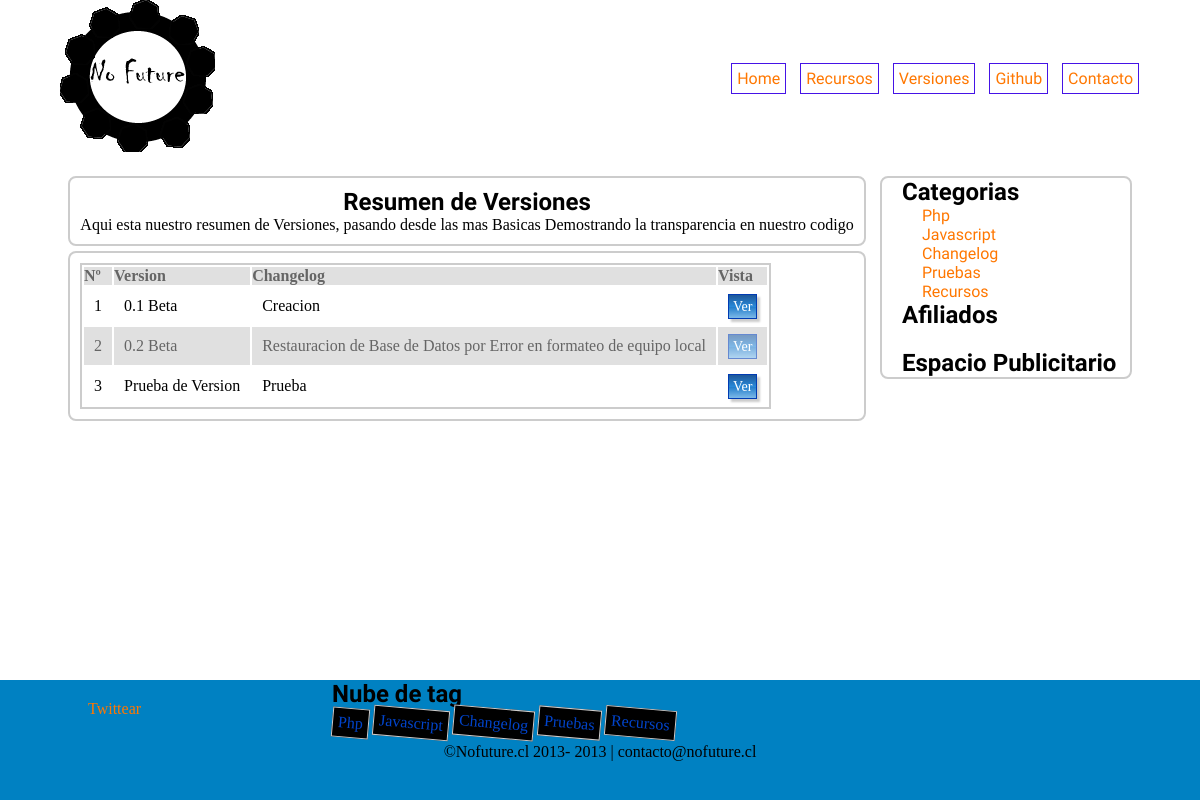
Page /version.php on the committed database.
### tables this page shows
CREATE TABLE IF NOT EXISTS `pagina` (
  `idpagina` int(11) NOT NULL AUTO_INCREMENT,
  `nombre` varchar(100) DEFAULT NULL,
  `link` varchar(100) DEFAULT NULL,
  PRIMARY KEY (`idpagina`)
);

CREATE TABLE IF NOT EXISTS `indicador` (
  `idindicador` int(11) NOT NULL AUTO_INCREMENT,
  `version` text,
  `changelog` text NOT NULL,
  PRIMARY KEY (`idindicador`)
);

CREATE TABLE IF NOT EXISTS `categoria` (
  `idcategoria` int(11) NOT NULL AUTO_INCREMENT,
  `nombre_categoria` varchar(100) DEFAULT NULL,
  `slug` varchar(100) DEFAULT NULL,
  PRIMARY KEY (`idcategoria`)
);

### class/class.php (called while the page is built, shortened)
<?php
class Conectar{
	public static function con(){
		$con = mysql_connect("localhost","nofuture_bloger","Riraito1221");
		return $con;
	}
}
class blog{
	private $menu_bar = array();
	private $categoria = array();
	private $versiones = array();
	public function get_menubar(){
		$sql = ("SELECT * FROM pagina");
		$res = mysql_query($sql,Conectar::con());
		while($reg = mysql_fetch_assoc($res)){
			$this->menu_bar[] = $reg;
		}
		return $this->menu_bar;
	}
	public function get_versiones(){
		$sql = ("SELECT * FROM indicador");
		$res = mysql_query($sql, Conectar::con());
		while($reg = mysql_fetch_assoc($res)){
			$this->versiones[] = $reg;
		}
		return $this->versiones;
	}
	public function get_categorias(){
		$sql = ("SELECT * FROM categoria");
		$res = mysql_query($sql, Conectar::con());
		while($reg = mysql_fetch_assoc($res)){
			$this->categoria[] = $reg;
		}
		return $this->categoria;
	}
}
?>

### version.php (the view)
<?php include('header.php'); ?>
<section id="contenido">
	<?php
	include_once 'class/class.php';
	$blog = new blog();
	$versiones = $blog->get_versiones();
	?>
	<section id="cuerpo">
		<article class="textocentro">
			<H2>Resumen de Versiones</H2>
			<p>Aqui esta nuestro resumen de Versiones, pasando desde las mas
				Basicas Demostrando la transparencia en nuestro codigo</p>
		</article>
		<article>
			<table>
				<tr>
					<th>Nº</th>
					<th>Version</th>
					<th>Changelog</th>
					<th>Vista</th>
				</tr>
				<?php for($i = 0; $i<sizeof($versiones);$i++){?>
				<tr>
					<td><?php echo $versiones[$i]['idindicador']?></td>
					<td><?php echo $versiones[$i]['version']?></td>
					<td><?php echo $versiones[$i]['changelog']?></td>
					<td><a
						href="vista.php?ver=<?php echo $versiones[$i]['idindicador']; ?>"
						class="btn" target="_blank">Ver</a>
					</td>
				</tr>
				<?php } ?>
			</table>
		</article>
	</section>
	<aside>
		<?php include('sidebar.php'); ?>
	</aside>
</section>
<footer>
	<?php include('footer.php'); ?>
</footer>
</body>
</html>

### header.php (shortened to what this page needs)
<?php
include_once 'class/class.php';
$blog = new blog();
$menubar =  $blog->get_menubar();
?>
<!DOCTYPE html>
<html>
<head>
<link rel="stylesheet" type="text/css" href="css/estilos.css">
</head>
<body>
	<header>
		<div id="logo" align="left">
			<a href="index.php"><img src="images/logo.png" /> </a>
		</div>
		<nav>
			<ul>
				<?php for($i = 0; $i<sizeof($menubar);$i++){ ?>
				<li><a href="<?php echo $menubar[$i]['link']; ?>"><?php echo $menubar[$i]['nombre'];?>
				</a></li>
				<?php }?>
			</ul>
		</nav>
	</header>

### sidebar.php (shortened to what this page needs)
<?php
include_once 'class/class.php';
$blog = new blog();
$categorias =  $blog->get_categorias();
?>
<ul>
	<li><h2>Categorias</h2></li>
	<?php for($i = 0; $i<sizeof($categorias);$i++){ ?>
	<li><a href="entradas.php?cat=<?php echo $categorias[$i]['slug'];?>"><?php echo $categorias[$i]['nombre_categoria']; ?>
	</a></li>
	<?php }?>
	<li><h2>Afiliados</h2></li>
</ul>
<div id="publicidad">
	<h2>Espacio Publicitario</h2>
</div>

### footer.php (shortened to what this page needs)
<?php
include_once 'class/class.php';
$tager_blog = new blog();
$tager = $tager_blog->get_categorias();
?>
<div id="socialmedia">
	<a href="https://twitter.com/share/" class="twitter-share-button"
		data-count="vertical" data-url="http://nofuture.cl"
		data-text="Visita Nofuture.cl Tu lugar para todo"
		data-via="Nofuturecl" data-lang="es">Twittear</a>
</div>
<div id="nubetags">
	<h2>Nube de tag</h2>
	<?php for($i = 0 ;$i<sizeof($tager);$i++){?>
	<div class="tager">
		<a href="entradas.php?cat=<?php echo $tager[$i]['slug']; ?>"><?php echo $tager[$i]['nombre_categoria']; ?>
		</a>
	</div>
	<?php }?>
</div>
<div id="footer">
	<p>
		&copyNofuture.cl 2013-
		<?php echo date('Y');?>
		| contacto@nofuture.cl
	</p>
</div>

### css/estilos.css (style rules this page uses)
* { border: 0px; margin: 0px; padding: 0px; }
article,figcaption,figure,footer,header,hgroup,nav, section { display: block; }
audio, iframe ,img,video, { max-width: 100%; }
a { color: #F70; font: bold; text-decoration: none; }
section#contenido { margin: 0px auto; max-width: 95%; text-align: center; margin-bottom: 140px; }
header { max-width: 100%; margin-bottom: 20px; }
footer { max-width: 100%; text-align: center; position:fixed; bottom:0; width:100%; height:120px; background-color:#0081C2; }
nav { text-align: right; width: 60%; }
nav, div#logo { display: inline-block; max-width: 100%; text-align: right; vertical-align: middle; }
nav ul { list-style: none; }
nav li { display: inline-block; padding: 5px; }
nav a { font-family: 'Unkempt', cursive; border: 1px solid #4513E6; padding: 5px; transition: all 0.5s linear; }
section#cuerpo,section#cuerporecurso, aside { border-radius: 0.5em; display: inline-block; margin: 0 auto; max-width: 100%; width: 70%; vertical-align: top; }
h2 { font-family: 'Unkempt', cursive; font-weight: bold; }
article,.comentario { border: 2px #CCCCCC solid; border-radius: 0.5em; padding: 10px; text-align: left; margin-bottom: 5px; }
aside { width: 20%; border: 2px #CCCCCC solid; text-align: left; padding-left: 20px; margin-left: 10px; }
aside ul { list-style: none; }
aside li { display: block; }
aside a { font-family: 'Unkempt', cursive; text-align: left; padding-left: 20px; }
table { border: 2px solid #CCCCCC; }
tr:nth-child(odd) { background: #CCCCCC; opacity: 0.6; }
td { padding: 10px 10px; }
div#logo { text-align: left; width: 30%; margin-left: 5%; }
#publicidad { margin-top: 20px; }
#socialmedia, #nubetags { display: inline-block; text-align: left; padding-left: 5%; vertical-align: middle; }
#socialmedia { width: 15%; }
#nubetags { width: 70%; }
#footer { width: 95%; display: inline-block; margin-top: 5px; }
.tager { display: inline-block; padding: 5px; border: 1px solid #CCCCCC; background: #000000; transform:rotate(5deg); -webkit-transform:rotate(5deg); }
.tager a { color: #0044CC; }
.btn { border: 1px solid #003BB3; background: #1e5799; background: -moz-linear-gradient(top, #1e5799 0%, #2989d8 50%, #207cca 51%, #7db9e8 100%); background: -webkit-gradient(linear, left top, left bottom, color-stop(0%,#1e5799), color-stop(50%,#2989d8), color-stop(51%,#207cca), color-stop(100%,#7db9e8)); background: -webkit-linear-gradient(top, #1e5799 0%,#2989d8 50%,#207cca 51%,#7db9e8 100%); background: -o-linear-gradient(top, #1e5799 0%,#2989d8 50%,#207cca 51%,#7db9e8 100%); background: -ms-linear-gradient(top, #1e5799 0%,#2989d8 50%,#207cca 51%,#7db9e8 100%); background: linear-gradient(to bottom, #1e5799 0%,#2989d8 50%,#207cca 51%,#7db9e8 100%); filter: progid:DXImageTransform.Microsoft.gradient( startColorstr='#1e5799', endColorstr='#7db9e8',GradientType=0 ); box-shadow: 3px 3px 2px #ccc; color: #FFFFFF; font-size: 14px; padding: 4px; }
.textocentro { text-align: center; }

### rows in the picture
pagina: nombre "Home"
pagina: nombre "Recursos"
pagina: nombre "Versiones"
pagina: nombre "Github"
pagina: nombre "Contacto"
indicador: idindicador "1", version "0.1 Beta", changelog "Creacion"
indicador: idindicador "2", version "0.2 Beta", changelog "Restauracion de Base de Datos por Error en formateo de equipo local"
indicador: idindicador "3", version "Prueba de Version", changelog "Prueba"
categoria: nombre_categoria "Php"
categoria: nombre_categoria "Javascript"
categoria: nombre_categoria "Changelog"
categoria: nombre_categoria "Pruebas"
categoria: nombre_categoria "Recursos"
